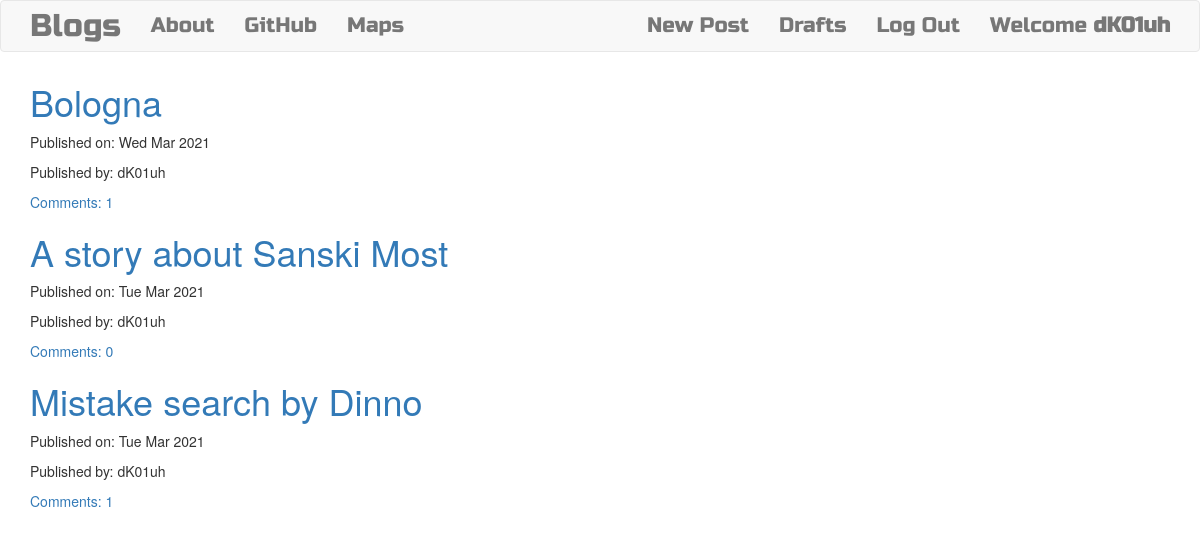
The app's page / (signed in) with its own data.
### blog/models.py (models this page shows, shortened)
class Post(models.Model):
    author = models.ForeignKey('auth.User', on_delete=models.CASCADE) # this is not gonna be the usual case when dealing with apps which have multiuser .../ connected to a super user on the web site
    title = models.CharField(max_length=200)
    text = models.TextField()
    create_date = models.DateTimeField(default=timezone.now)
    published_date = models.DateTimeField(blank=True, null=True)
    def approve_comments(self):
        return self.comments.filter(approved_comment=True)

### blog/views.py (the view)
# urls.py: path('', views.PostListView.as_view(), name='post_list'), # the home page is gonna be a list of all posts
class PostListView(ListView):
    model = Post
    def get_queryset(self):
        return Post.objects.filter(published_date__lte=timezone.now()).order_by('-published_date')

### blog/templates/blog/post_list.html
{% extends "blog/base.html" %}
{% block content %}
    <div class="centerstage">
        {% for post in post_list %}
            <div class="post">
                <h1><a href="{% url 'post_detail' pk=post.pk %}">{{ post.title }}</a></h1>
                <div class="date">
                    <p>Published on: {{ post.published_date|date:"D M Y" }}</p>
                    <p>Published by: {{ post.author }}</p>
                </div>
                <a href="{% url 'post_detail' pk=post.pk %}">Comments: {{post.approve_comments.count}}</a>
            </div>
        {% endfor %}
    </div>
{% endblock %}

### blog/templates/blog/base.html (shortened to what this page needs)
<!DOCTYPE html>
{% load static %}
    <html lang="en">
    <head>
        <link rel="stylesheet" href="https://maxcdn.bootstrapcdn.com/bootstrap/3.3.7/css/bootstrap.min.css">        <title>Document</title>
        <link rel="stylesheet" href="//cdn.jsdelivr.net/npm/medium-editor@latest/dist/css/medium-editor.min.css" type="text/css" media="screen" charset="utf-8">
        <link rel="stylesheet" href="{% static 'css/blog.css' %}">
    </head>
    <body class="loader">
        <nav class="navbar navbar-default techfont custom-navbar">
            <div class="container">
                <ul class="nav navbar-nav">
                    <li><a class="navbar-brand bigbrand" href="{% url 'post_list' %}">Blogs</a></li>
                    <li><a href="{% url 'about' %}">About</a></li>
                    <li><a href="https://www.github.com" target="_blank">GitHub</a></li>
                    <li><a href="https://www.googlemaps.com " target="_blank">Maps</a></li>
                </ul>
                <ul class="nav navbar-nav navbar-right">
                    {% if user.is_authenticated %}
                        <li><a href="{% url 'post_new' %}">New Post</a></li>
                        <li><a href="{% url 'post_draft_list' %}">Drafts</a></li>
                        <li><a href="{% url 'logout' %}">Log Out</a></li>
                        <li><a>Welcome <strong>{{user.username}}</strong></a></li>
                    {% else %}
                        <li><a href="{% url 'login' %}">Login <span class="glyphicon glyphicon-user"></span></a></li>
                        <li><a href="{% url 'signup' %}">Sign Up <span class="glyphicon glyphicon-barcode"></span></a></li>
                    {% endif %}
                </ul>
            </div>
        </nav>
        <div class="content container">
            <div class="row">
                <div class="col-md-8">
                    <div class="blog_posts">
                        {% block content %}
                        {% endblock %}
                    </div>
                </div>
            </div>
        </div>
    </body>
</html>

### blog/static/css/blog.css (style rules this page uses)
.techfont { font-family: 'Russo One', sans-serif; font-size: 1.5em; margin-bottom: 10px; }
.bigbrand { font-size: 1.5em; }
.centerstage { margin-left: auto; margin-right: auto; }
.loader { filter:hue-rotate(0deg); color:linear-gradient(45deg,#0f8,#08f); animation:hue 10000ms infinite linear; }

### records on screen
Post: title "Bologna", published_date "Wed Mar 2021", author "dK01uh", approve_comments.count "1"
Post: title "A story about Sanski Most", published_date "Tue Mar 2021", author "dK01uh", approve_comments.count "0"
Post: title "Mistake search by Dinno", published_date "Tue Mar 2021", author "dK01uh", approve_comments.count "1"

### other values on screen
{{ user.username }} "dK01uh"
